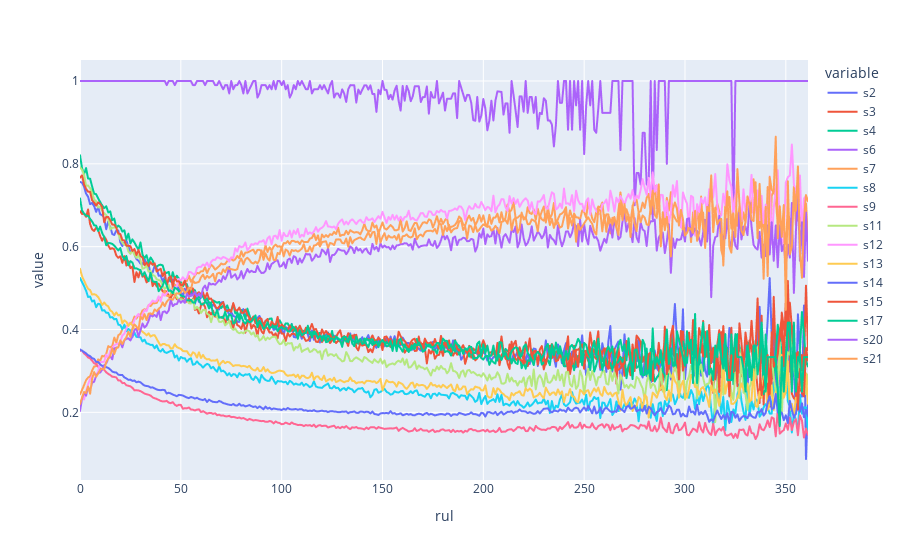

Notebook code for this chart:
### Code cell
# Plotting sensor values
c.plot_avg_sensor_data(grouped_train_norm, sensor_cols)

### Figure 1 — Plotly figure (JSON) as saved in the notebook; plotly's stock layout.template omitted (floating-point values rounded to 4 significant figures; data arrays with more than 128 entries replaced by an {"elided": "..."} marker saying what was removed)
{"data": [{"hovertemplate": "variable=s2<br>rul=%{x}<br>value=%{y}<extra></extra>", "legendgroup": "s2", "line": {"color": "#636efa", "dash": "solid"}, "marker": {"symbol": "circle"}, "mode": "lines", "name": "s2", "showlegend": true, "type": "scattergl", "x": {"elided": "362 int values"}, "xaxis": "x", "y": {"elided": "362 float values"}, "yaxis": "y"}, {"hovertemplate": "variable=s3<br>rul=%{x}<br>value=%{y}<extra></extra>", "legendgroup": "s3", "line": {"color": "#EF553B", "dash": "solid"}, "marker": {"symbol": "circle"}, "mode": "lines", "name": "s3", "showlegend": true, "type": "scattergl", "x": {"elided": "362 int values"}, "xaxis": "x", "y": {"elided": "362 float values"}, "yaxis": "y"}, {"hovertemplate": "variable=s4<br>rul=%{x}<br>value=%{y}<extra></extra>", "legendgroup": "s4", "line": {"color": "#00cc96", "dash": "solid"}, "marker": {"symbol": "circle"}, "mode": "lines", "name": "s4", "showlegend": true, "type": "scattergl", "x": {"elided": "362 int values"}, "xaxis": "x", "y": {"elided": "362 float values"}, "yaxis": "y"}, {"hovertemplate": "variable=s6<br>rul=%{x}<br>value=%{y}<extra></extra>", "legendgroup": "s6", "line": {"color": "#ab63fa", "dash": "solid"}, "marker": {"symbol": "circle"}, "mode": "lines", "name": "s6", "showlegend": true, "type": "scattergl", "x": {"elided": "362 int values"}, "xaxis": "x", "y": {"elided": "362 float values"}, "yaxis": "y"}, {"hovertemplate": "variable=s7<br>rul=%{x}<br>value=%{y}<extra></extra>", "legendgroup": "s7", "line": {"color": "#FFA15A", "dash": "solid"}, "marker": {"symbol": "circle"}, "mode": "lines", "name": "s7", "showlegend": true, "type": "scattergl", "x": {"elided": "362 int values"}, "xaxis": "x", "y": {"elided": "362 float values"}, "yaxis": "y"}, {"hovertemplate": "variable=s8<br>rul=%{x}<br>value=%{y}<extra></extra>", "legendgroup": "s8", "line": {"color": "#19d3f3", "dash": "solid"}, "marker": {"symbol": "circle"}, "mode": "lines", "name": "s8", "showlegend": true, "type": "scattergl", "x": {"elided": "362 int values"}, "xaxis": "x", "y": {"elided": "362 float values"}, "yaxis": "y"}, {"hovertemplate": "variable=s9<br>rul=%{x}<br>value=%{y}<extra></extra>", "legendgroup": "s9", "line": {"color": "#FF6692", "dash": "solid"}, "marker": {"symbol": "circle"}, "mode": "lines", "name": "s9", "showlegend": true, "type": "scattergl", "x": {"elided": "362 int values"}, "xaxis": "x", "y": {"elided": "362 float values"}, "yaxis": "y"}, {"hovertemplate": "variable=s11<br>rul=%{x}<br>value=%{y}<extra></extra>", "legendgroup": "s11", "line": {"color": "#B6E880", "dash": "solid"}, "marker": {"symbol": "circle"}, "mode": "lines", "name": "s11", "showlegend": true, "type": "scattergl", "x": {"elided": "362 int values"}, "xaxis": "x", "y": {"elided": "362 float values"}, "yaxis": "y"}, {"hovertemplate": "variable=s12<br>rul=%{x}<br>value=%{y}<extra></extra>", "legendgroup": "s12", "line": {"color": "#FF97FF", "dash": "solid"}, "marker": {"symbol": "circle"}, "mode": "lines", "name": "s12", "showlegend": true, "type": "scattergl", "x": {"elided": "362 int values"}, "xaxis": "x", "y": {"elided": "362 float values"}, "yaxis": "y"}, {"hovertemplate": "variable=s13<br>rul=%{x}<br>value=%{y}<extra></extra>", "legendgroup": "s13", "line": {"color": "#FECB52", "dash": "solid"}, "marker": {"symbol": "circle"}, "mode": "lines", "name": "s13", "showlegend": true, "type": "scattergl", "x": {"elided": "362 int values"}, "xaxis": "x", "y": {"elided": "362 float values"}, "yaxis": "y"}, {"hovertemplate": "variable=s14<br>rul=%{x}<br>value=%{y}<extra></extra>", "legendgroup": "s14", "line": {"color": "#636efa", "dash": "solid"}, "marker": {"symbol": "circle"}, "mode": "lines", "name": "s14", "showlegend": true, "type": "scattergl", "x": {"elided": "362 int values"}, "xaxis": "x", "y": {"elided": "362 float values"}, "yaxis": "y"}, {"hovertemplate": "variable=s15<br>rul=%{x}<br>value=%{y}<extra></extra>", "legendgroup": "s15", "line": {"color": "#EF553B", "dash": "solid"}, "marker": {"symbol": "circle"}, "mode": "lines", "name": "s15", "showlegend": true, "type": "scattergl", "x": {"elided": "362 int values"}, "xaxis": "x", "y": {"elided": "362 float values"}, "yaxis": "y"}, {"hovertemplate": "variable=s17<br>rul=%{x}<br>value=%{y}<extra></extra>", "legendgroup": "s17", "line": {"color": "#00cc96", "dash": "solid"}, "marker": {"symbol": "circle"}, "mode": "lines", "name": "s17", "showlegend": true, "type": "scattergl", "x": {"elided": "362 int values"}, "xaxis": "x", "y": {"elided": "362 float values"}, "yaxis": "y"}, {"hovertemplate": "variable=s20<br>rul=%{x}<br>value=%{y}<extra></extra>", "legendgroup": "s20", "line": {"color": "#ab63fa", "dash": "solid"}, "marker": {"symbol": "circle"}, "mode": "lines", "name": "s20", "showlegend": true, "type": "scattergl", "x": {"elided": "362 int values"}, "xaxis": "x", "y": {"elided": "362 float values"}, "yaxis": "y"}, {"hovertemplate": "variable=s21<br>rul=%{x}<br>value=%{y}<extra></extra>", "legendgroup": "s21", "line": {"color": "#FFA15A", "dash": "solid"}, "marker": {"symbol": "circle"}, "mode": "lines", "name": "s21", "showlegend": true, "type": "scattergl", "x": {"elided": "362 int values"}, "xaxis": "x", "y": {"elided": "362 float values"}, "yaxis": "y"}], "layout": {"legend": {"title": {"text": "variable"}, "tracegroupgap": 0}, "margin": {"t": 60}, "xaxis": {"anchor": "y", "domain": [0, 1], "title": {"text": "rul"}}, "yaxis": {"anchor": "x", "domain": [0, 1], "title": {"text": "value"}}}}
